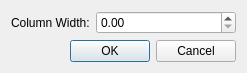
<?xml version="1.0" encoding="UTF-8"?>
<ui version="4.0">
 <class>TableColumnWidthsDialog</class>
 <widget class="QDialog" name="TableColumnWidthsDialog">
  <property name="geometry">
   <rect>
    <x>0</x>
    <y>0</y>
    <width>243</width>
    <height>61</height>
   </rect>
  </property>
  <property name="windowTitle">
   <string>Set Column Widths</string>
  </property>
  <property name="modal">
   <bool>true</bool>
  </property>
  <layout class="QVBoxLayout" name="verticalLayout">
   <item>
    <layout class="QFormLayout" name="formLayout">
     <item row="0" column="0">
      <widget class="QLabel" name="tableColumnWidthLabel">
       <property name="text">
        <string>Column Width:</string>
       </property>
       <property name="buddy">
        <cstring>tableColumnWidth</cstring>
       </property>
      </widget>
     </item>
     <item row="0" column="1">
      <widget class="ScrSpinBox" name="tableColumnWidth">
       <property name="sizePolicy">
        <sizepolicy hsizetype="MinimumExpanding" vsizetype="Fixed">
         <horstretch>0</horstretch>
         <verstretch>0</verstretch>
        </sizepolicy>
       </property>
       <property name="minimumSize">
        <size>
         <width>140</width>
         <height>0</height>
        </size>
       </property>
       <property name="maximum">
        <double>1000000.000000000000000</double>
       </property>
      </widget>
     </item>
    </layout>
   </item>
   <item>
    <widget class="QDialogButtonBox" name="dialogButtonBox">
     <property name="orientation">
      <enum>Qt::Horizontal</enum>
     </property>
     <property name="standardButtons">
      <set>QDialogButtonBox::Cancel|QDialogButtonBox::Ok</set>
     </property>
    </widget>
   </item>
  </layout>
 </widget>
 <customwidgets>
  <customwidget>
   <class>ScrSpinBox</class>
   <extends>QDoubleSpinBox</extends>
   <header>ui/scrspinbox.h</header>
  </customwidget>
 </customwidgets>
 <resources/>
 <connections>
  <connection>
   <sender>dialogButtonBox</sender>
   <signal>accepted()</signal>
   <receiver>TableColumnWidthsDialog</receiver>
   <slot>accept()</slot>
   <hints>
    <hint type="sourcelabel">
     <x>248</x>
     <y>254</y>
    </hint>
    <hint type="destinationlabel">
     <x>157</x>
     <y>274</y>
    </hint>
   </hints>
  </connection>
  <connection>
   <sender>dialogButtonBox</sender>
   <signal>rejected()</signal>
   <receiver>TableColumnWidthsDialog</receiver>
   <slot>reject()</slot>
   <hints>
    <hint type="sourcelabel">
     <x>316</x>
     <y>260</y>
    </hint>
    <hint type="destinationlabel">
     <x>286</x>
     <y>274</y>
    </hint>
   </hints>
  </connection>
 </connections>
</ui>
